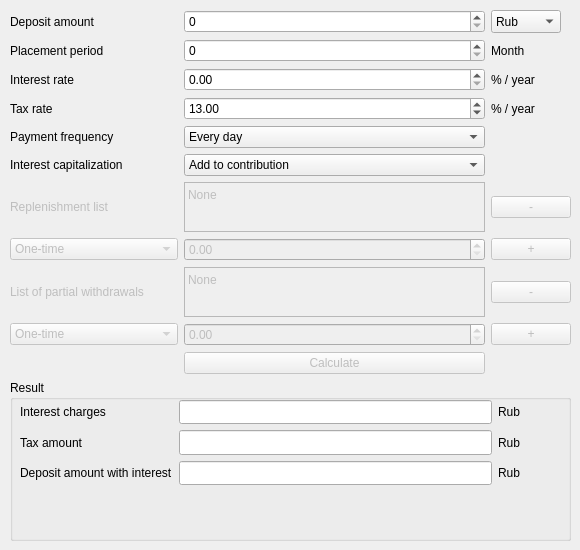
<?xml version="1.0" encoding="UTF-8"?>
<ui version="4.0">
 <class>S21Deposit</class>
 <widget class="QDialog" name="S21Deposit">
  <property name="windowModality">
   <enum>Qt::ApplicationModal</enum>
  </property>
  <property name="geometry">
   <rect>
    <x>0</x>
    <y>0</y>
    <width>580</width>
    <height>550</height>
   </rect>
  </property>
  <property name="minimumSize">
   <size>
    <width>580</width>
    <height>550</height>
   </size>
  </property>
  <property name="maximumSize">
   <size>
    <width>580</width>
    <height>550</height>
   </size>
  </property>
  <property name="windowTitle">
   <string>Deposit Calculator</string>
  </property>
  <property name="sizeGripEnabled">
   <bool>false</bool>
  </property>
  <widget class="QWidget" name="gridLayoutWidget">
   <property name="geometry">
    <rect>
     <x>10</x>
     <y>10</y>
     <width>561</width>
     <height>531</height>
    </rect>
   </property>
   <layout class="QGridLayout" name="gridLayout" rowstretch="0,0,0,0,0,0,0,0,0,0,0,1" columnstretch="5,9,0">
    <item row="3" column="1">
     <widget class="QDoubleSpinBox" name="spinBox_tax">
      <property name="sizePolicy">
       <sizepolicy hsizetype="Preferred" vsizetype="Preferred">
        <horstretch>0</horstretch>
        <verstretch>0</verstretch>
       </sizepolicy>
      </property>
      <property name="maximum">
       <double>100.000000000000000</double>
      </property>
      <property name="singleStep">
       <double>0.100000000000000</double>
      </property>
      <property name="value">
       <double>13.000000000000000</double>
      </property>
     </widget>
    </item>
    <item row="9" column="2">
     <widget class="QPushButton" name="pushButton_plus_withdraw">
      <property name="enabled">
       <bool>false</bool>
      </property>
      <property name="sizePolicy">
       <sizepolicy hsizetype="Preferred" vsizetype="Fixed">
        <horstretch>0</horstretch>
        <verstretch>0</verstretch>
       </sizepolicy>
      </property>
      <property name="maximumSize">
       <size>
        <width>16777215</width>
        <height>16777215</height>
       </size>
      </property>
      <property name="text">
       <string>+</string>
      </property>
      <property name="autoDefault">
       <bool>false</bool>
      </property>
     </widget>
    </item>
    <item row="5" column="0">
     <widget class="QLabel" name="label_capitalization">
      <property name="text">
       <string>Interest capitalization</string>
      </property>
     </widget>
    </item>
    <item row="10" column="1">
     <widget class="QPushButton" name="pushButton_calc">
      <property name="enabled">
       <bool>false</bool>
      </property>
      <property name="sizePolicy">
       <sizepolicy hsizetype="Preferred" vsizetype="Fixed">
        <horstretch>0</horstretch>
        <verstretch>0</verstretch>
       </sizepolicy>
      </property>
      <property name="text">
       <string>Calculate</string>
      </property>
     </widget>
    </item>
    <item row="2" column="1">
     <widget class="QDoubleSpinBox" name="spinBox_rate">
      <property name="sizePolicy">
       <sizepolicy hsizetype="Preferred" vsizetype="Preferred">
        <horstretch>0</horstretch>
        <verstretch>0</verstretch>
       </sizepolicy>
      </property>
      <property name="maximum">
       <double>100.000000000000000</double>
      </property>
      <property name="singleStep">
       <double>0.100000000000000</double>
      </property>
     </widget>
    </item>
    <item row="7" column="0">
     <widget class="QComboBox" name="comboBox_new_repl">
      <property name="enabled">
       <bool>false</bool>
      </property>
      <item>
       <property name="text">
        <string>One-time</string>
       </property>
      </item>
      <item>
       <property name="text">
        <string>Once a month</string>
       </property>
      </item>
      <item>
       <property name="text">
        <string>Once every 2 months</string>
       </property>
      </item>
      <item>
       <property name="text">
        <string>Once a quarter</string>
       </property>
      </item>
      <item>
       <property name="text">
        <string>Semiannually</string>
       </property>
      </item>
      <item>
       <property name="text">
        <string>Once a year</string>
       </property>
      </item>
     </widget>
    </item>
    <item row="1" column="1">
     <widget class="QSpinBox" name="spinBox_period">
      <property name="sizePolicy">
       <sizepolicy hsizetype="Preferred" vsizetype="Preferred">
        <horstretch>0</horstretch>
        <verstretch>0</verstretch>
       </sizepolicy>
      </property>
      <property name="maximum">
       <number>1200</number>
      </property>
     </widget>
    </item>
    <item row="8" column="1">
     <widget class="QTableWidget" name="tableWidget_withdraw">
      <property name="enabled">
       <bool>false</bool>
      </property>
      <property name="sizePolicy">
       <sizepolicy hsizetype="Preferred" vsizetype="Preferred">
        <horstretch>0</horstretch>
        <verstretch>0</verstretch>
       </sizepolicy>
      </property>
      <property name="maximumSize">
       <size>
        <width>16777215</width>
        <height>50</height>
       </size>
      </property>
      <property name="showGrid">
       <bool>false</bool>
      </property>
      <property name="cornerButtonEnabled">
       <bool>false</bool>
      </property>
      <property name="rowCount">
       <number>1</number>
      </property>
      <property name="columnCount">
       <number>4</number>
      </property>
      <attribute name="horizontalHeaderVisible">
       <bool>false</bool>
      </attribute>
      <attribute name="horizontalHeaderMinimumSectionSize">
       <number>0</number>
      </attribute>
      <attribute name="horizontalHeaderDefaultSectionSize">
       <number>70</number>
      </attribute>
      <attribute name="horizontalHeaderHighlightSections">
       <bool>false</bool>
      </attribute>
      <attribute name="verticalHeaderVisible">
       <bool>false</bool>
      </attribute>
      <attribute name="verticalHeaderMinimumSectionSize">
       <number>0</number>
      </attribute>
      <attribute name="verticalHeaderDefaultSectionSize">
       <number>24</number>
      </attribute>
      <attribute name="verticalHeaderHighlightSections">
       <bool>false</bool>
      </attribute>
      <row>
       <property name="text">
        <string>New Row</string>
       </property>
      </row>
      <column>
       <property name="text">
        <string>ID</string>
       </property>
      </column>
      <column>
       <property name="text">
        <string>Index</string>
       </property>
      </column>
      <column>
       <property name="text">
        <string>Period</string>
       </property>
      </column>
      <column>
       <property name="text">
        <string>Amount</string>
       </property>
      </column>
      <item row="0" column="0">
       <property name="text">
        <string>None</string>
       </property>
      </item>
     </widget>
    </item>
    <item row="11" column="0" colspan="3">
     <widget class="QGroupBox" name="groupBox">
      <property name="title">
       <string>Result</string>
      </property>
      <widget class="QWidget" name="gridLayoutWidget_2">
       <property name="geometry">
        <rect>
         <x>10</x>
         <y>20</y>
         <width>541</width>
         <height>85</height>
        </rect>
       </property>
       <layout class="QGridLayout" name="gridLayout_2" columnstretch="1,5,1">
        <item row="2" column="1">
         <widget class="QLineEdit" name="lineEdit_total">
          <property name="sizePolicy">
           <sizepolicy hsizetype="Preferred" vsizetype="Preferred">
            <horstretch>0</horstretch>
            <verstretch>0</verstretch>
           </sizepolicy>
          </property>
          <property name="readOnly">
           <bool>true</bool>
          </property>
         </widget>
        </item>
        <item row="0" column="0">
         <widget class="QLabel" name="label_charge">
          <property name="text">
           <string>Interest charges</string>
          </property>
         </widget>
        </item>
        <item row="0" column="1">
         <widget class="QLineEdit" name="lineEdit_charge">
          <property name="sizePolicy">
           <sizepolicy hsizetype="Preferred" vsizetype="Preferred">
            <horstretch>0</horstretch>
            <verstretch>0</verstretch>
           </sizepolicy>
          </property>
          <property name="readOnly">
           <bool>true</bool>
          </property>
         </widget>
        </item>
        <item row="1" column="1">
         <widget class="QLineEdit" name="lineEdit_tex_amount">
          <property name="sizePolicy">
           <sizepolicy hsizetype="Preferred" vsizetype="Preferred">
            <horstretch>0</horstretch>
            <verstretch>0</verstretch>
           </sizepolicy>
          </property>
          <property name="readOnly">
           <bool>true</bool>
          </property>
         </widget>
        </item>
        <item row="1" column="0">
         <widget class="QLabel" name="label_tax_amount">
          <property name="text">
           <string>Tax amount</string>
          </property>
         </widget>
        </item>
        <item row="2" column="0">
         <widget class="QLabel" name="label_total">
          <property name="text">
           <string>Deposit amount with interest</string>
          </property>
         </widget>
        </item>
        <item row="1" column="2">
         <widget class="QLabel" name="label_tex_amount_rub">
          <property name="text">
           <string>Rub</string>
          </property>
         </widget>
        </item>
        <item row="0" column="2">
         <widget class="QLabel" name="label_charge_rub">
          <property name="text">
           <string>Rub</string>
          </property>
         </widget>
        </item>
        <item row="2" column="2">
         <widget class="QLabel" name="label_total_rub">
          <property name="text">
           <string>Rub</string>
          </property>
         </widget>
        </item>
       </layout>
      </widget>
     </widget>
    </item>
    <item row="6" column="2">
     <widget class="QPushButton" name="pushButton_minus_repl">
      <property name="enabled">
       <bool>false</bool>
      </property>
      <property name="sizePolicy">
       <sizepolicy hsizetype="Preferred" vsizetype="Fixed">
        <horstretch>0</horstretch>
        <verstretch>0</verstretch>
       </sizepolicy>
      </property>
      <property name="minimumSize">
       <size>
        <width>0</width>
        <height>0</height>
       </size>
      </property>
      <property name="maximumSize">
       <size>
        <width>16777215</width>
        <height>16777215</height>
       </size>
      </property>
      <property name="text">
       <string>-</string>
      </property>
      <property name="autoDefault">
       <bool>false</bool>
      </property>
     </widget>
    </item>
    <item row="0" column="1">
     <widget class="QSpinBox" name="spinBox_amount">
      <property name="sizePolicy">
       <sizepolicy hsizetype="Preferred" vsizetype="Preferred">
        <horstretch>0</horstretch>
        <verstretch>0</verstretch>
       </sizepolicy>
      </property>
      <property name="maximum">
       <number>100000000</number>
      </property>
     </widget>
    </item>
    <item row="1" column="0">
     <widget class="QLabel" name="label_peroid">
      <property name="text">
       <string>Placement period</string>
      </property>
     </widget>
    </item>
    <item row="0" column="0">
     <widget class="QLabel" name="label_amount">
      <property name="text">
       <string>Deposit amount</string>
      </property>
     </widget>
    </item>
    <item row="8" column="0">
     <widget class="QLabel" name="label_withdraw">
      <property name="enabled">
       <bool>false</bool>
      </property>
      <property name="text">
       <string>List of partial withdrawals</string>
      </property>
     </widget>
    </item>
    <item row="8" column="2">
     <widget class="QPushButton" name="pushButton_minus_withdraw">
      <property name="enabled">
       <bool>false</bool>
      </property>
      <property name="sizePolicy">
       <sizepolicy hsizetype="Preferred" vsizetype="Fixed">
        <horstretch>0</horstretch>
        <verstretch>0</verstretch>
       </sizepolicy>
      </property>
      <property name="maximumSize">
       <size>
        <width>16777215</width>
        <height>16777215</height>
       </size>
      </property>
      <property name="text">
       <string>-</string>
      </property>
      <property name="autoDefault">
       <bool>false</bool>
      </property>
     </widget>
    </item>
    <item row="2" column="2">
     <widget class="QLabel" name="label_rate_percent">
      <property name="sizePolicy">
       <sizepolicy hsizetype="Preferred" vsizetype="Preferred">
        <horstretch>0</horstretch>
        <verstretch>0</verstretch>
       </sizepolicy>
      </property>
      <property name="text">
       <string>% / year</string>
      </property>
     </widget>
    </item>
    <item row="1" column="2">
     <widget class="QLabel" name="label_period_month">
      <property name="sizePolicy">
       <sizepolicy hsizetype="Preferred" vsizetype="Preferred">
        <horstretch>0</horstretch>
        <verstretch>0</verstretch>
       </sizepolicy>
      </property>
      <property name="text">
       <string>Month</string>
      </property>
     </widget>
    </item>
    <item row="5" column="1">
     <widget class="QComboBox" name="comboBox_capital">
      <property name="sizePolicy">
       <sizepolicy hsizetype="Preferred" vsizetype="Preferred">
        <horstretch>0</horstretch>
        <verstretch>0</verstretch>
       </sizepolicy>
      </property>
      <item>
       <property name="text">
        <string>Add to contribution</string>
       </property>
      </item>
      <item>
       <property name="text">
        <string>Pay out</string>
       </property>
      </item>
     </widget>
    </item>
    <item row="7" column="1">
     <widget class="QDoubleSpinBox" name="spinBox_new_repl">
      <property name="enabled">
       <bool>false</bool>
      </property>
      <property name="sizePolicy">
       <sizepolicy hsizetype="Preferred" vsizetype="Preferred">
        <horstretch>0</horstretch>
        <verstretch>0</verstretch>
       </sizepolicy>
      </property>
      <property name="maximum">
       <double>100000000.000000000000000</double>
      </property>
     </widget>
    </item>
    <item row="3" column="2">
     <widget class="QLabel" name="label_tax_percent">
      <property name="sizePolicy">
       <sizepolicy hsizetype="Preferred" vsizetype="Preferred">
        <horstretch>0</horstretch>
        <verstretch>0</verstretch>
       </sizepolicy>
      </property>
      <property name="text">
       <string>% / year</string>
      </property>
     </widget>
    </item>
    <item row="3" column="0">
     <widget class="QLabel" name="label_tax">
      <property name="text">
       <string>Tax rate</string>
      </property>
     </widget>
    </item>
    <item row="4" column="1">
     <widget class="QComboBox" name="comboBox_freq">
      <property name="sizePolicy">
       <sizepolicy hsizetype="Preferred" vsizetype="Preferred">
        <horstretch>0</horstretch>
        <verstretch>0</verstretch>
       </sizepolicy>
      </property>
      <item>
       <property name="text">
        <string>Every day</string>
       </property>
      </item>
      <item>
       <property name="text">
        <string>Every week</string>
       </property>
      </item>
      <item>
       <property name="text">
        <string>Once a month</string>
       </property>
      </item>
      <item>
       <property name="text">
        <string>Once a quarter</string>
       </property>
      </item>
      <item>
       <property name="text">
        <string>Semiannually</string>
       </property>
      </item>
      <item>
       <property name="text">
        <string>Once a year</string>
       </property>
      </item>
      <item>
       <property name="text">
        <string>At the end of the term</string>
       </property>
      </item>
     </widget>
    </item>
    <item row="2" column="0">
     <widget class="QLabel" name="label_rate">
      <property name="text">
       <string>Interest rate</string>
      </property>
     </widget>
    </item>
    <item row="9" column="0">
     <widget class="QComboBox" name="comboBox_new_withdraw">
      <property name="enabled">
       <bool>false</bool>
      </property>
      <item>
       <property name="text">
        <string>One-time</string>
       </property>
      </item>
      <item>
       <property name="text">
        <string>Once a month</string>
       </property>
      </item>
      <item>
       <property name="text">
        <string>Once every 2 months</string>
       </property>
      </item>
      <item>
       <property name="text">
        <string>Once a quarter</string>
       </property>
      </item>
      <item>
       <property name="text">
        <string>Semiannually</string>
       </property>
      </item>
      <item>
       <property name="text">
        <string>Once a year</string>
       </property>
      </item>
     </widget>
    </item>
    <item row="7" column="2">
     <widget class="QPushButton" name="pushButton_plus_repl">
      <property name="enabled">
       <bool>false</bool>
      </property>
      <property name="sizePolicy">
       <sizepolicy hsizetype="Preferred" vsizetype="Fixed">
        <horstretch>0</horstretch>
        <verstretch>0</verstretch>
       </sizepolicy>
      </property>
      <property name="maximumSize">
       <size>
        <width>16777215</width>
        <height>16777215</height>
       </size>
      </property>
      <property name="text">
       <string>+</string>
      </property>
      <property name="autoDefault">
       <bool>false</bool>
      </property>
     </widget>
    </item>
    <item row="6" column="0">
     <widget class="QLabel" name="label_replen">
      <property name="enabled">
       <bool>false</bool>
      </property>
      <property name="text">
       <string>Replenishment list</string>
      </property>
     </widget>
    </item>
    <item row="9" column="1">
     <widget class="QDoubleSpinBox" name="spinBox_new_withdraw">
      <property name="enabled">
       <bool>false</bool>
      </property>
      <property name="sizePolicy">
       <sizepolicy hsizetype="Preferred" vsizetype="Preferred">
        <horstretch>0</horstretch>
        <verstretch>0</verstretch>
       </sizepolicy>
      </property>
      <property name="maximum">
       <double>100000000.000000000000000</double>
      </property>
     </widget>
    </item>
    <item row="4" column="0">
     <widget class="QLabel" name="label_frequency">
      <property name="text">
       <string>Payment frequency</string>
      </property>
     </widget>
    </item>
    <item row="6" column="1">
     <widget class="QTableWidget" name="tableWidget_repl">
      <property name="enabled">
       <bool>false</bool>
      </property>
      <property name="sizePolicy">
       <sizepolicy hsizetype="Preferred" vsizetype="Preferred">
        <horstretch>0</horstretch>
        <verstretch>0</verstretch>
       </sizepolicy>
      </property>
      <property name="maximumSize">
       <size>
        <width>16777215</width>
        <height>50</height>
       </size>
      </property>
      <property name="sizeAdjustPolicy">
       <enum>QAbstractScrollArea::AdjustIgnored</enum>
      </property>
      <property name="showGrid">
       <bool>false</bool>
      </property>
      <property name="gridStyle">
       <enum>Qt::SolidLine</enum>
      </property>
      <property name="columnCount">
       <number>4</number>
      </property>
      <attribute name="horizontalHeaderVisible">
       <bool>false</bool>
      </attribute>
      <attribute name="horizontalHeaderCascadingSectionResizes">
       <bool>false</bool>
      </attribute>
      <attribute name="horizontalHeaderMinimumSectionSize">
       <number>0</number>
      </attribute>
      <attribute name="horizontalHeaderDefaultSectionSize">
       <number>70</number>
      </attribute>
      <attribute name="horizontalHeaderHighlightSections">
       <bool>false</bool>
      </attribute>
      <attribute name="verticalHeaderVisible">
       <bool>false</bool>
      </attribute>
      <attribute name="verticalHeaderMinimumSectionSize">
       <number>0</number>
      </attribute>
      <attribute name="verticalHeaderDefaultSectionSize">
       <number>24</number>
      </attribute>
      <attribute name="verticalHeaderHighlightSections">
       <bool>false</bool>
      </attribute>
      <row>
       <property name="text">
        <string>New Row</string>
       </property>
      </row>
      <column>
       <property name="text">
        <string>ID</string>
       </property>
      </column>
      <column>
       <property name="text">
        <string>Index</string>
       </property>
      </column>
      <column>
       <property name="text">
        <string>Period</string>
       </property>
      </column>
      <column>
       <property name="text">
        <string>Amount</string>
       </property>
      </column>
      <item row="0" column="0">
       <property name="text">
        <string>None</string>
       </property>
       <property name="flags">
        <set>ItemIsSelectable|ItemIsDragEnabled|ItemIsDropEnabled|ItemIsUserCheckable|ItemIsEnabled</set>
       </property>
      </item>
      <item row="0" column="2">
       <property name="text">
        <string/>
       </property>
       <property name="flags">
        <set>ItemIsSelectable|ItemIsDragEnabled|ItemIsDropEnabled|ItemIsUserCheckable|ItemIsEnabled</set>
       </property>
      </item>
      <item row="0" column="3">
       <property name="text">
        <string/>
       </property>
       <property name="flags">
        <set>ItemIsSelectable|ItemIsDragEnabled|ItemIsDropEnabled|ItemIsUserCheckable|ItemIsEnabled</set>
       </property>
      </item>
     </widget>
    </item>
    <item row="0" column="2">
     <widget class="QComboBox" name="comboBox_amount">
      <property name="sizePolicy">
       <sizepolicy hsizetype="Preferred" vsizetype="Preferred">
        <horstretch>0</horstretch>
        <verstretch>0</verstretch>
       </sizepolicy>
      </property>
      <property name="maximumSize">
       <size>
        <width>70</width>
        <height>16777215</height>
       </size>
      </property>
      <property name="toolTipDuration">
       <number>0</number>
      </property>
      <item>
       <property name="text">
        <string>Rub</string>
       </property>
      </item>
      <item>
       <property name="text">
        <string>USD</string>
       </property>
      </item>
      <item>
       <property name="text">
        <string>EUR</string>
       </property>
      </item>
      <item>
       <property name="text">
        <string>CNY</string>
       </property>
      </item>
      <item>
       <property name="text">
        <string>JPY</string>
       </property>
      </item>
     </widget>
    </item>
   </layout>
  </widget>
 </widget>
 <resources/>
 <connections/>
</ui>
